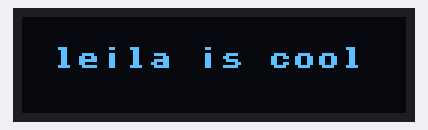
A program run on a simulated MicroPython board. Shown: 128×32 one-colour display. At 0.0 s the program stops and its outputs stay as they are.

Above: at 0.1 s.

The program:

oled.py
```python
from ssd1306 import SSD1306_I2C
from machine import Pin, I2C

i2c = I2C(1, sda=Pin(14), scl=Pin(15), freq=400000)
oled = SSD1306_I2C(128, 32, i2c)

if __name__ == "__main__":
    oled.text("leila is cool", 10, 10)
    oled.show()
```
